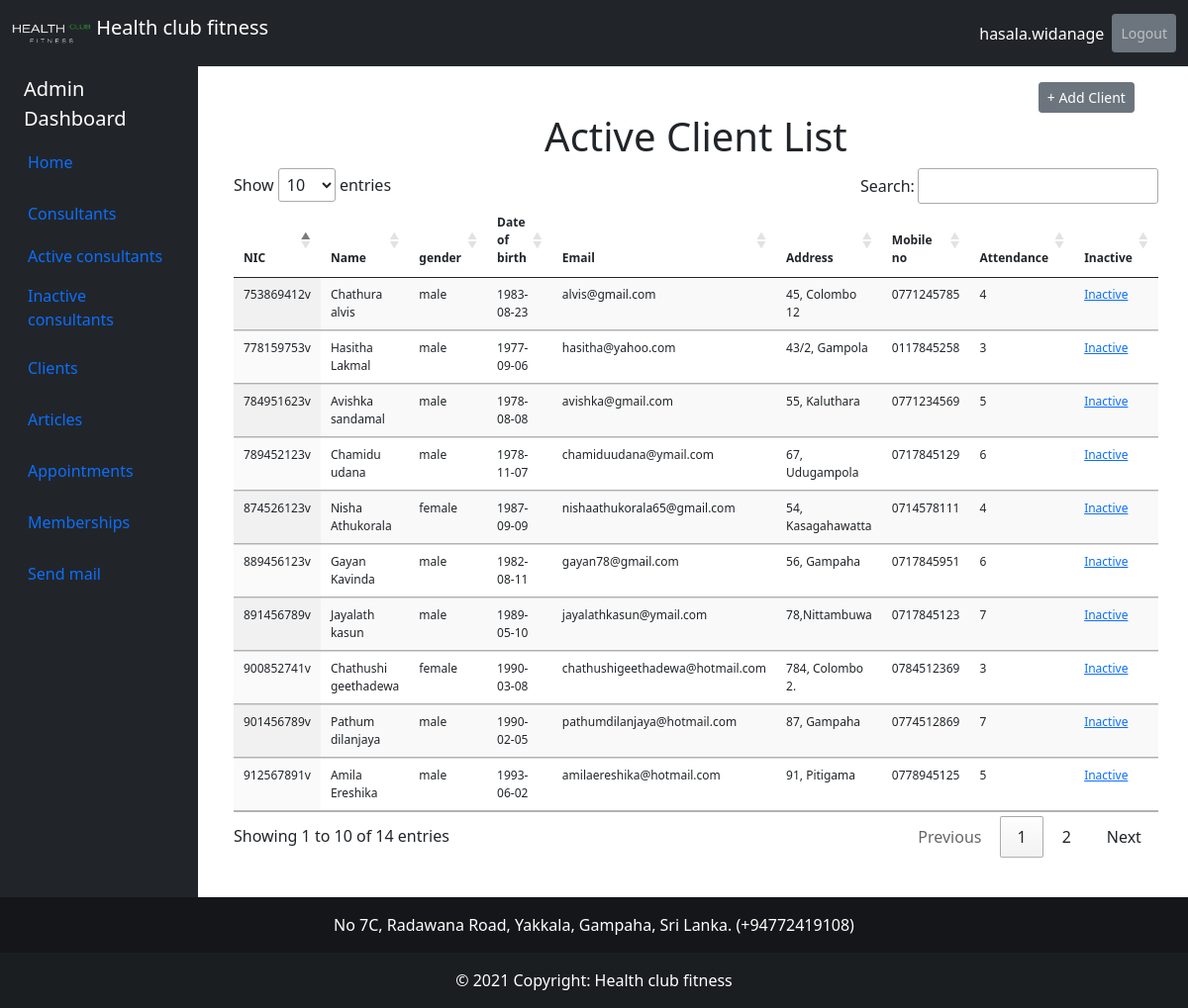
/client_list_admin.php?msg=client_actived (signed in), run on the app's committed database.
### tables this page shows
CREATE TABLE IF NOT EXISTS `client` (
  `nic` varchar(15) NOT NULL,
  `name` varchar(50) NOT NULL,
  `gender` varchar(20) NOT NULL,
  `dob` varchar(10) NOT NULL,
  `email` varchar(50) NOT NULL,
  `address` varchar(100) NOT NULL,
  `mobile_no` varchar(10) NOT NULL,
  `weight` varchar(3) NOT NULL,
  `height` varchar(3) NOT NULL,
  `injuries` varchar(200) NOT NULL,
  `non_spread_diseases` varchar(200) NOT NULL,
  `attendance` varchar(1) NOT NULL,
  `food_consumption` varchar(200) NOT NULL,
  `client_username` varchar(50) NOT NULL,
  `password` varchar(20) NOT NULL,
  `date_joined` timestamp NOT NULL DEFAULT CURRENT_TIMESTAMP,
  `deletion_indicator` varchar(20) DEFAULT NULL,
  PRIMARY KEY (`nic`)
);

### client_list_admin.php (the view, shortened to what this page needs)
<?php
  include "connection/connection2.php";
  $client_list = '';
  $query = "SELECT nic,name,gender,dob,email,address,mobile_no,injuries,non_spread_diseases,attendance FROM client WHERE deletion_indicator IS NULL ORDER BY name";
  $clients = mysqli_query($connection, $query);
    while ($client = mysqli_fetch_assoc($clients)) {
      $client_list .= "<tr>";
      $client_list .= "<td>{$client['nic']}</td>";
      $client_list .= "<td>{$client['name']}</td>";
      $client_list .= "<td>{$client['gender']}</td>";
      $client_list .= "<td>{$client['dob']}</td>";
      $client_list .= "<td>{$client['email']}</td>";
      $client_list .= "<td>{$client['address']}</td>";
      $client_list .= "<td>{$client['mobile_no']}</td>";
      $client_list .= "<td>{$client['attendance']}</td>";
      $client_list .= "<td><a href=client_delete.php?nic={$client['nic']}>Inactive</a></td>";
      $client_list .= "</tr>";
    }
 ?>
<!DOCTYPE html>
<html lang="en">
<head>
    <link href="https://cdn.jsdelivr.net/npm/bootstrap@5.0.1/dist/css/bootstrap.min.css" rel="stylesheet">
    <link rel="stylesheet" type="text/css" href="https://cdn.datatables.net/1.11.1/css/jquery.dataTables.min.css">
</head>
<body>
<nav class="navbar navbar-expand-lg navbar-dark bg-dark ">
  <div class="container-fluid">
    <a class="navbar-brand" href="#">
    <img src="image/logo/HealthClubLogo.png" alt="" width="80" height="40" class="d-inline-block align-text-top">
        Health club fitness</a>
    <div class="collapse navbar-collapse" id="navbarNav">
      <ul class="navbar-nav ms-auto mb-2 mb-lg-0">
        <li class="nav-item ">
          <a class="nav-link"></a>
        </li>
        <li class="nav-item">
          <a class="nav-link"></a>
        </li>
        <li class="nav-item">
          <a class="nav-link active"><?php echo $_SESSION['AdminUser']; ?></a>
        </li>
        <li class="nav-item">
          <a class="nav-link btn btn-secondary btn-sm" role="button" href = "logout.php">Logout</a>
        </li>
      </ul>
    </div>
  </div>
</nav>
<div class="container-fluid">
    <div class="row flex-nowrap">
        <div class="col-auto col-md-3 col-xl-2 px-sm-2 px-0 bg-dark">
            <div class="d-flex flex-column align-items-center align-items-sm-start px-3 pt-2 text-white min-vh-100">
                <span class="fs-5 d-none d-sm-inline">Admin Dashboard</span>
                <ul class="nav nav-pills flex-column mb-sm-auto mb-0 align-items-center align-items-sm-start" id="menu">
                    <li class="nav-item">
                        <a href="admin_dashboard.php" class="nav-link align-middle px-0">
                            <i class="fs-4 bi-house"></i> <span class="ms-1 d-none d-sm-inline">Home</span>
                        </a>
                    </li>
                    <li>
                        <a href="#submenu1" data-bs-toggle="collapse" class="nav-link px-0 align-middle">
                            <i class="fs-4 bi-speedometer2"></i> <span class="ms-1 d-none d-sm-inline">Consultants</span> </a>
                        <ul class="collapse show nav flex-column ms-1" id="submenu1" data-bs-parent="#menu">
                            <li class="w-100">
                                <a href="consultant_list.php" class="nav-link px-0"> <span class="d-none d-sm-inline">Active consultants</span> </a>
                            </li>
                            <li>
                                <a href="consultant_list_inactive.php" class="nav-link px-0"> <span class="d-none d-sm-inline">Inactive consultants</span> </a>
                            </li>
                        </ul>
                    </li>
                    <li>
                        <a href="#submenu2" data-bs-toggle="collapse" class="nav-link px-0 align-middle ">
                            <i class="fs-4 bi-bootstrap"></i> <span class="ms-1 d-none d-sm-inline">Clients</span></a>
                    </li>
                    <li class="nav-item">
                        <a href="article_upload.php" class="nav-link align-middle px-0">
                            <i class="fs-4 bi-house"></i> <span class="ms-1 d-none d-sm-inline">Articles</span>
                        </a>
                    </li>
                    <li class="nav-item">
                        <a href="appointment_list.php" class="nav-link align-middle px-0">
                            <i class="fs-4 bi-house"></i> <span class="ms-1 d-none d-sm-inline">Appointments</span>
                        </a>
                    </li>
                    <li class="nav-item">
                        <a href="membership_fee.php" class="nav-link align-middle px-0">
                            <i class="fs-4 bi-house"></i> <span class="ms-1 d-none d-sm-inline">Memberships</span>
                        </a>
                    </li>
                    <li class="nav-item">
                        <a href="email_send.php" class="nav-link align-middle px-0">
                            <i class="fs-4 bi-house"></i> <span class="ms-1 d-none d-sm-inline">Send mail</span>
                        </a>
                    </li>
                </ul>
            </div>
        </div>
        <div class="col py-3">
<div class="table-responsive px-4">
  <div class="container text-end">
    <a class="btn btn-secondary btn-sm" href="check_user_available.php" target="_blank" role="button">+ Add Client</a>
  </div>
  <h5 class="display-6 text-center">Active Client List</h5>
  <table id="example" class="display table table-sm" style="font-size: 12px;">
    <thead>
      <tr>
        <th>NIC</th>
        <th>Name</th>
        <th>gender</th>
        <th>Date of birth</th>
        <th>Email</th>
        <th>Address</th>
        <th>Mobile no</th>
        <th>Attendance</th>
        <th>Inactive</th>
      </tr>
    </thead>
      <tbody>
      <?php echo $client_list; ?>
      </tbody>
  </table>
</div>
        </div>
    </div>
</div>
<footer class="bg-dark text-center text-white">
    <div class="text-center p-3" style="background-color: rgba(0, 0, 0, 0.4);">
        No 7C, Radawana Road, Yakkala, Gampaha, Sri Lanka. (+94772419108)
    </div>
    <div class="text-center p-3" style="background-color: rgba(0, 0, 0, 0.2);">
    © 2021 Copyright: Health club fitness
    </div>
</footer>
</body>
</html>

### data on the page
client: nic "912567891v", name "Amila Ereshika", gender "male", dob "1993-06-02", email "amilaereshika@hotmail.com", address "91, Pitigama", mobile_no "0778945125", attendance "5"
client: nic "784951623v", name "Avishka sandamal", gender "male", dob "1978-08-08", email "avishka@gmail.com", address "55, Kaluthara", mobile_no "0771234569", attendance "5"
client: nic "789452123v", name "Chamidu udana", gender "male", dob "1978-11-07", email "chamiduudana@ymail.com", address "67, Udugampola", mobile_no "0717845129", attendance "6"
client: nic "753869412v", name "Chathura alvis", gender "male", dob "1983-08-23", email "alvis@gmail.com", address "45, Colombo 12", mobile_no "0771245785", attendance "4"
client: nic "900852741v", name "Chathushi geethadewa", gender "female", dob "1990-03-08", email "chathushigeethadewa@hotmail.com", address "784, Colombo 2.", mobile_no "0784512369", attendance "3"
client: nic "889456123v", name "Gayan Kavinda", gender "male", dob "1982-08-11", email "gayan78@gmail.com", address "56, Gampaha", mobile_no "0717845951", attendance "6"
client: nic "778159753v", name "Hasitha Lakmal", gender "male", dob "1977-09-06", email "hasitha@yahoo.com", address "43/2, Gampola", mobile_no "0117845258", attendance "3"
client: nic "891456789v", name "Jayalath kasun", gender "male", dob "1989-05-10", email "jayalathkasun@ymail.com", address "78,Nittambuwa", mobile_no "0717845123", attendance "7"
client: nic "874526123v", name "Nisha Athukorala", gender "female", dob "1987-09-09", email "nishaathukorala65@gmail.com", address "54, Kasagahawatta", mobile_no "0714578111", attendance "4"
client: nic "901456789v", name "Pathum dilanjaya", gender "male", dob "1990-02-05", email "pathumdilanjaya@hotmail.com", address "87, Gampaha", mobile_no "0774512869", attendance "7"

### other printed values
$_SESSION['AdminUser'] "hasala.widanage"
